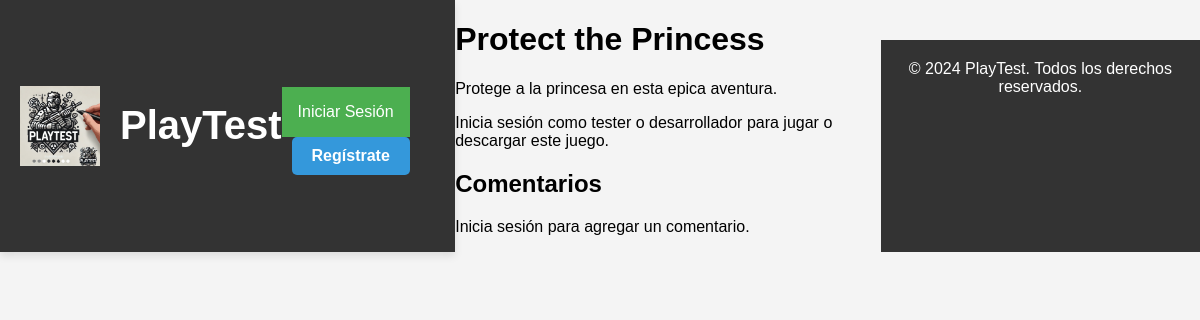
/game/3/, run on the app's committed database.
### myapp/models.py (models this page shows, shortened)
class Game(models.Model):
    title = models.CharField(max_length=200)
    description = models.TextField(blank=True)
    file = models.FileField(upload_to='games/', blank=True, null=True)
    unity_play_url = models.URLField(blank=True, null=True)
    image = models.ImageField(upload_to='game_images/', blank=True, null=True)
    uploaded_by = models.ForeignKey(settings.AUTH_USER_MODEL, on_delete=models.CASCADE)

### myapp/views.py (the view, shortened to what this page needs)
# urls.py: path('game/<int:pk>/', views.GameProfileView.as_view(), name='game_profile'),
class GameProfileView(DetailView):
    model = Game
    template_name = 'game_profile.html'
    context_object_name = 'game'
    def get_context_data(self, **kwargs):
        context = super().get_context_data(**kwargs)
        context['comment_form'] = CommentForm()  # Añadir el formulario al contexto
        return context

### myapp/templates/game_profile.html (shortened to what this page needs)
{% extends "base.html" %}
{% load custom_filters %}
{% block content %}
    <div class="game-profile">
        <h1>{{ game.title }}</h1>
        <p>{{ game.description }}</p>
        {% if user.is_authenticated and user|has_group:"Testers" %}
            {% if game.unity_play_url %}
                <iframe src="{{ game.unity_play_url }}" frameborder="0" width="800" height="600"></iframe>
            {% endif %}
            {% if game.file %}
                <a href="{{ game.file.url }}" download>Descargar Juego</a>
            {% endif %}
        {% else %}
            <p>Inicia sesión como tester o desarrollador para jugar o descargar este juego.</p>
        {% endif %}
    </div>
    <div class="comments-section">
        <h2>Comentarios</h2>
        {% if user.is_authenticated %}
            <h3>Agregar un comentario</h3>
            <form id="comment-form" method="post">
                {% csrf_token %}
                {{ comment_form.as_p }}
                <button type="submit">Agregar Comentario</button>
            </form>
        {% else %}
            <p>Inicia sesión para agregar un comentario.</p>
        {% endif %}
    </div>
{% endblock %}

### myapp/static/css/styles.css (style rules this page uses)
body { font-family: Arial, sans-serif; background-color: #f4f4f4; margin: 0; padding: 0; display: flex; justify-content: center; }

### data on the page
Game: title "Protect the Princess", description "Protege a la princesa en esta epica aventura."
